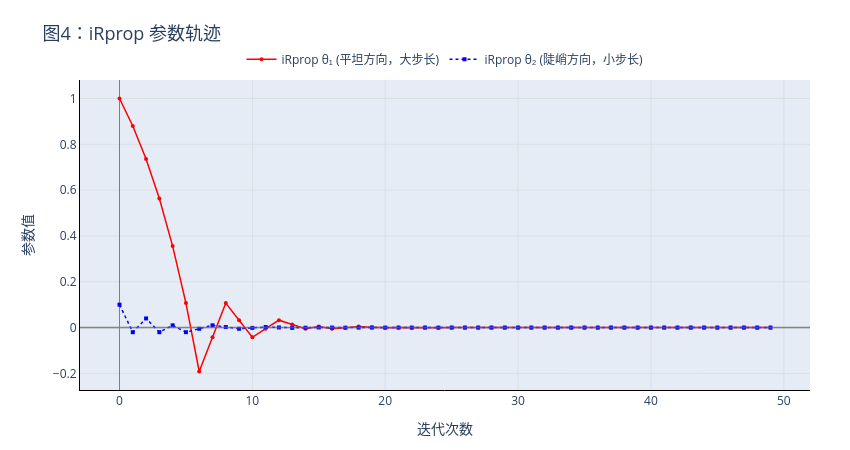

Here is the notebook cell this chart was saved with:
### Markdown cell above
**图3 解读：iRprop 独立步长演化**

本图展示两个参数方向独立步长 $\Delta_1$ 和 $\Delta_2$ 随迭代的变化（纵轴为对数坐标）：

- **$\Delta_1$（平坦方向，红色）**：初始约 $10^{-1}$，前 6 步因梯度符号一致而短暂放大（峰值约 $0.3$ 左右），随后因不断越过谷底触发刹车机制，呈现锯齿状持续下降。在 40 步左右降至设定的最小步长下限 $10^{-6}$，此后不再变化。
- **$\Delta_2$（陡峭方向，蓝色）**：初始约 $10^{-1}$，但由于地形过于陡峭，它没有经历短暂的放大过程，而是由于梯度的频繁反转，步长被源源不断地按指数级压缩，一路平滑下降，在 30 步左右就触底达到了最小值 $10^{-6}$。

**关键观察**：
前 30 步中，$\Delta_1$ 始终显著大于 $\Delta_2$，完美匹配了"平坦方向需要大步伐，陡峭方向需要小步伐"的需求。但随着迭代推进，**两个方向最终都因为反复跨越最优解（符号反转）而触发急刹，收缩到了下限 $10^{-6}$**。这说明 iRprop 在保证不震荡的同时，后期也会因为步长过小而陷入极其缓慢的收敛期，最终步长比例趋于 $1:1$。

### Code cell
# 图4：参数时间序列
fig4 = go.Figure()
fig4.add_trace(go.Scatter(x=iters_delta, y=rprop_traj[:, 0], mode='lines+markers', name='iRprop θ₁ (平坦方向，大步长)', line=LINE_RED, marker=MARKER_RED))
fig4.add_trace(go.Scatter(x=iters_delta, y=rprop_traj[:, 1], mode='lines+markers', name='iRprop θ₂ (陡峭方向，小步长)', line=LINE_BLUE, marker=MARKER_BLUE))
fig4.add_hline(y=0, line_dash='solid', line_color='gray', opacity=0.5)
fig4.update_layout(title=dict(text='图4：iRprop 参数轨迹', font=dict(size=18)), xaxis_title='迭代次数', yaxis_title='参数值', xaxis=AXIS_STYLE, yaxis=AXIS_STYLE, width=width, height=h_std, hovermode='x', legend=LEGEND_STYLE, margin=MARGIN)
fig4.show()

### Figure 1 — Plotly figure (JSON) as saved in the notebook; plotly's stock layout.template omitted (floating-point values rounded to 4 significant figures)
{"data": [{"line": {"color": "red", "dash": "solid", "width": 1.5}, "marker": {"color": "red", "size": 4, "symbol": "circle"}, "mode": "lines+markers", "name": "iRprop θ₁ (平坦方向，大步长)", "type": "scatter", "x": [0, 1, 2, 3, 4, 5, 6, 7, 8, 9, 10, 11, 12, 13, 14, 15, 16, 17, 18, 19, 20, 21, 22, 23, 24, 25, 26, 27, 28, 29, 30, 31, 32, 33, 34, 35, 36, 37, 38, 39, 40, 41, 42, 43, 44, 45, 46, 47, 48, 49], "y": [1.0, 0.88, 0.736, 0.5632, 0.3558, 0.107, -0.1916, -0.04229, 0.107, 0.03236, -0.04229, -0.004966, 0.03236, 0.0137, -0.004966, 0.004365, -0.004966, -0.0003008, 0.004365, 0.002032, -0.0003008, 0.0008656, -0.0003008, 0.0002824, -0.0003008, -9.2e-06, 0.0002824, 0.0001366, -9.2e-06, 6.37e-05, -9.2e-06, 2.725e-05, -9.2e-06, 9.025e-06, -9.2e-06, -8.75e-08, 9.025e-06, 4.469e-06, -8.75e-08, 2.191e-06, -8.75e-08, 1.052e-06, -8.75e-08, 9.125e-07, -8.75e-08, 9.125e-07, -8.75e-08, 9.125e-07, -8.75e-08, 9.125e-07]}, {"line": {"color": "blue", "dash": "dot", "width": 1.5}, "marker": {"color": "blue", "size": 4, "symbol": "square"}, "mode": "lines+markers", "name": "iRprop θ₂ (陡峭方向，小步长)", "type": "scatter", "x": [0, 1, 2, 3, 4, 5, 6, 7, 8, 9, 10, 11, 12, 13, 14, 15, 16, 17, 18, 19, 20, 21, 22, 23, 24, 25, 26, 27, 28, 29, 30, 31, 32, 33, 34, 35, 36, 37, 38, 39, 40, 41, 42, 43, 44, 45, 46, 47, 48, 49], "y": [0.1, -0.02, 0.04, -0.02, 0.01, -0.02, -0.005, 0.01, 0.0025, -0.005, -0.00125, 0.0025, 0.000625, -0.00125, -0.0003125, 0.000625, 0.0001563, -0.0003125, -7.812e-05, 0.0001563, 3.906e-05, -7.812e-05, -1.953e-05, 3.906e-05, 9.766e-06, -1.953e-05, -4.883e-06, 9.766e-06, 2.441e-06, -4.883e-06, -1.221e-06, 2.441e-06, 6.104e-07, -1.221e-06, -2.207e-07, 7.793e-07, -2.207e-07, 7.793e-07, -2.207e-07, 7.793e-07, -2.207e-07, 7.793e-07, -2.207e-07, 7.793e-07, -2.207e-07, 7.793e-07, -2.207e-07, 7.793e-07, -2.207e-07, 7.793e-07]}], "layout": {"height": 450, "hovermode": "x", "legend": {"bgcolor": "rgba(255,255,255,0.85)", "font": {"size": 12}, "orientation": "h", "x": 0.5, "xanchor": "center", "y": 1.02, "yanchor": "bottom"}, "margin": {"b": 60, "l": 80, "r": 40, "t": 80}, "shapes": [{"line": {"color": "gray", "dash": "solid"}, "opacity": 0.5, "type": "line", "x0": 0, "x1": 1, "xref": "x domain", "y0": 0, "y1": 0, "yref": "y"}], "title": {"font": {"size": 18}, "text": "图4：iRprop 参数轨迹"}, "width": 850, "xaxis": {"gridcolor": "lightgray", "griddash": "solid", "gridwidth": 0.5, "linecolor": "black", "linewidth": 1, "showline": true, "title": {"text": "迭代次数"}, "zeroline": true, "zerolinecolor": "gray", "zerolinewidth": 1}, "yaxis": {"gridcolor": "lightgray", "griddash": "solid", "gridwidth": 0.5, "linecolor": "black", "linewidth": 1, "showline": true, "title": {"text": "参数值"}, "zeroline": true, "zerolinecolor": "gray", "zerolinewidth": 1}}}
